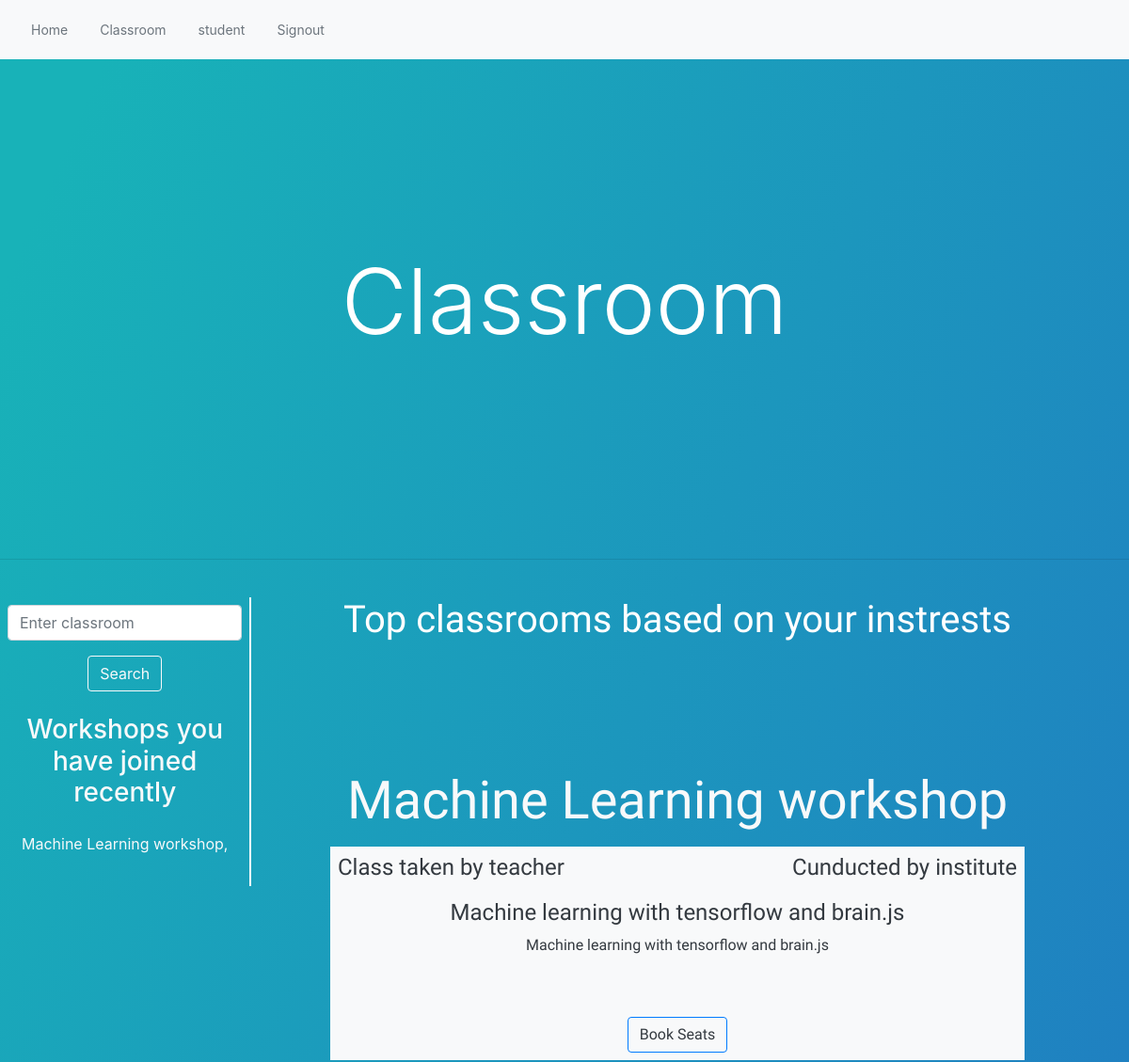
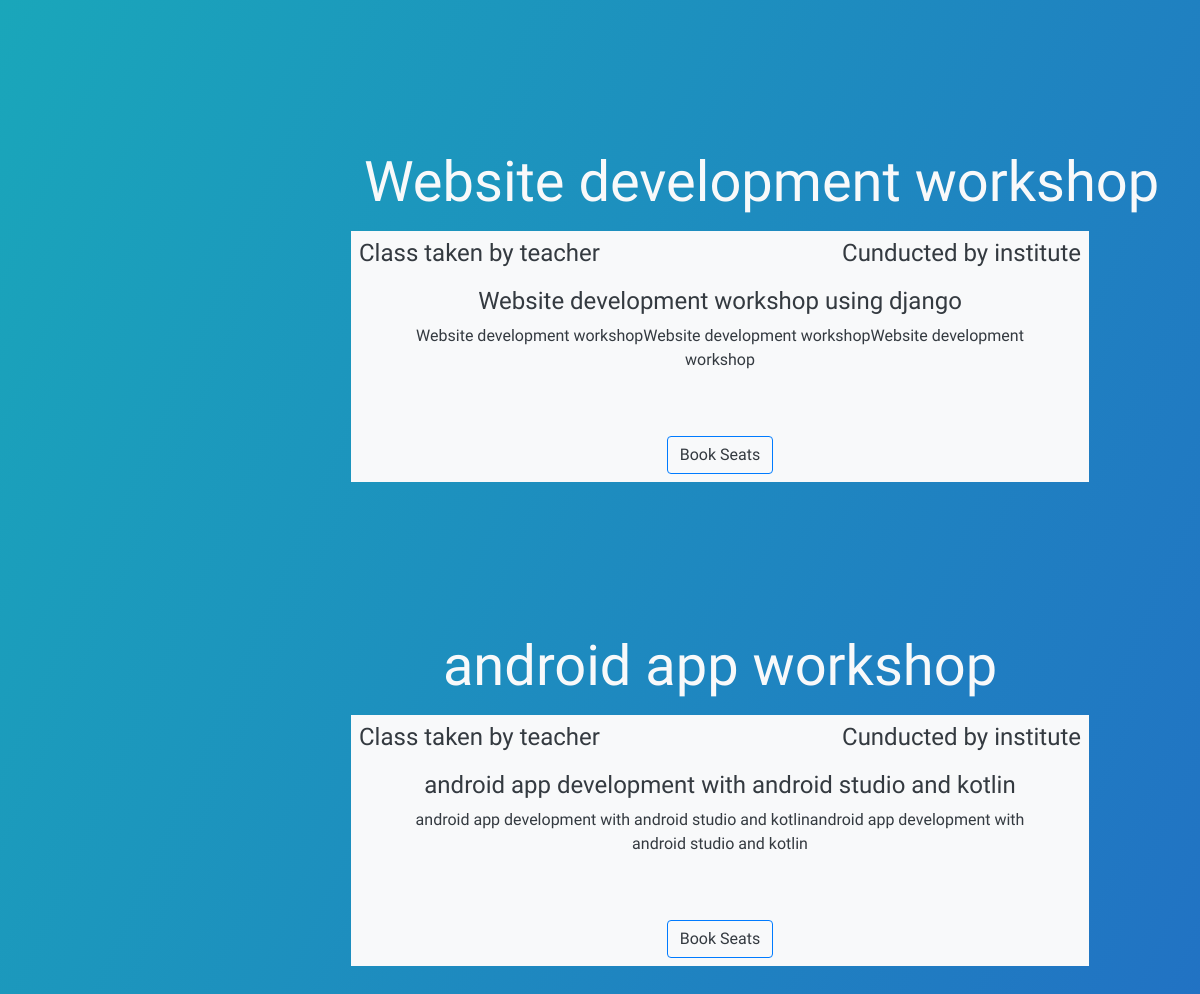
The app's page /classroom/ (signed in) with its own data (2 pictures, top to bottom).
### classroom/models.py (models this page shows, shortened)
class classroomjoin(models.Model):
	classroom = models.ForeignKey(classroom,on_delete=models.CASCADE)
	user = models.ForeignKey(User,on_delete = models.CASCADE)
	def __str__(self):
		return f'{self.classroom.title}'

class classroom(models.Model):
	host = models.ForeignKey(User,on_delete = models.CASCADE)
	teacher = models.ForeignKey(TeacherProfile,on_delete = models.CASCADE)
	title = models.CharField(max_length = 256)
	subtitle = models.CharField(max_length = 257,default='')
	venue = models.TextField(default='youre venue address')
	description = models.TextField()
	fee = models.CharField(max_length=15)
	date_posted = models.DateTimeField(default=timezone.now)
	date_of_class = models.DateTimeField(default=timezone.now)
	additional_info = models.TextField(default='guidelines etc...')

### user/models.py (models this page shows, shortened)
class TeacherProfile(models.Model):
	image = models.ImageField(default='default.png',upload_to='teacher_profile_pics')
	user = models.OneToOneField(User,on_delete = models.CASCADE)
	expertise = models.CharField(max_length=224, choices=subject,default="Your expertise")
	college = models.CharField(max_length=556,choices=colleges,default="Your college")
	video = models.FileField(upload_to = 'teacher_video',null=True)

### classroom/views.py (the view, shortened to what this page needs)
# urls.py: path('', views.classroomhome,name='classroomhome'),
def classroomhome(request):
    return render(request,'classroom/home.html',{'classrooms' : classroom.objects.all().order_by('-date_posted'),'classroomjoin' : classroomjoin.objects.all()})

### templates/classroom/home.html (shortened to what this page needs)
<!DOCTYPE html>
<html>
<head>
</head>
<body>
{%extends "base.html"%}
{%block content%}
	{%include "includes/navbar.html"%}
	<div class="wrap text-center">
		<h1 class="display-1" style="padding-top: 200px;padding-bottom: 200px;">
			Classroom
		</h1>		<hr><br>
		{% if user.studentprofile %}
		<div class="joined float-left" style="width:15%;margin-right: 10px;">
					<aside class="float-left text-light" style="border-right: 2px solid white">
						<div class="search p-2">
							<form method="POST">
                        <fieldset class="form-group">
                            <input type="text" name="srh" class="form-control" placeholder="Enter classroom ">
                        </fieldset>
                        <div class="form-group">
                            <button class="btn btn-outline-light" type="submit">Search</button>
                        </div>
                    </form>
						</div>
						<h3>
						Workshops you have joined recently
					</h3>
						<ul style="list-style: none;padding: 10px;">
							{%for classroomjoin in classroomjoin%}
								{%if classroomjoin.user == user%}
									<li class="btn btn-outline-ligth"><a href="{%url 'detailclassroomview' pk=classroomjoin.classroom.id%}" class="text-light"> {{classroomjoin}}</a>,</li><br>
								{%endif%}
							{%endfor%}
						</ul>
					</aside>
				</div>
		<div class="wrap " style="font-family: 'Open Sans Condensed', sans-serif; width: 80%;float: right;">
			<h1 class="display-5">Top classrooms based on your instrests</h1><br>
			<div class="classrooms" >
				{%for classroom in classrooms%}
					<div class="row  m-5 p-5  text-light">
						<div class="col-12">
							<div class="header"><a href="{%url 'detailclassroomview' pk=classroom.id%}" class="btn ">
								<h1 class="display-4 text-light">
									{{classroom.title}}
								</h1></a>
							</div>
							<div class="bodydata p-2 bg-light text-dark">
								<div class="host ">
										<h4 class="muted float-right">Cunducted by {{classroom.host.username}}</h4>
								</div>
								<div class="teacher ">
										<h4 class="muted float-left">Class taken by {{classroom.teacher.user.username}}</h4>
								</div>
								<div class="description p-5">
									<h4>{{classroom.subtitle}}</h4>
									<p>
										{{classroom.description}}
									</p>
								</div>
								<div class="join">
									<a href="{%url 'joinclassroomview' pk=classroom.id %}" class="btn btn-outline-primary text-dark">Book Seats</a>
								</div>
								</div>
						</div>
					</div>
				{%endfor%}
			</div>
		{% endif %}
		</div>
	</div>
{%endblock%}

### templates/base.html (shortened to what this page needs)
{%  load staticfiles %}
<!DOCTYPE html>
<html>
<head>
	<link rel="stylesheet" href="https://maxcdn.bootstrapcdn.com/bootstrap/4.0.0/css/bootstrap.min.css">
</head>
<body style="">
{%  block content %}
{%  endblock %}
</body>
</html>

### templates/includes/navbar.html (shortened to what this page needs)
<nav class="navbar navbar-expand-lg navbar-primary  bg-light "style="margin-top: -55px;" >
  <div class="collapse navbar-collapse" id="navbarNav">
    <ul class="navbar-nav">
      <li class="nav-item btn btn-sm active ">
        <a class="nav-link disabled" href="{%url 'home'%}">Home</a>
      </li>
      {%if user.is_authenticated%}
      <li class="nav-item btn btn-sm active ">
        <a class="nav-link disabled" href="{%url 'classroomhome'%}">Classroom</a>
      </li>
      <li class="nav-item btn btn-sm active ">
        <a class="nav-link disabled" href="{%url 'profile'%}">{{user.username}}</a>
      </li>
      <li class="nav-item btn btn-sm active ">
        <a class="nav-link disabled" href="{%url 'signout'%}">Signout</a>
      </li>
      {%endif%}
    </ul>
  </div>
</nav>

### templates/base.html (style rules this page uses)
body { padding-top: 55px; background: linear-gradient(114.1501577487deg, #18b2b8 4.9296141814%, #245fc7 97.838894682%) no-repeat; background-size:100% 165%; color: #ffffff; animation-name: back; animation-duration: 50s; animation-iteration-count: infinite; }

### records on screen
classroomjoin: classroom.title "Machine Learning workshop"
classroom: title "Machine Learning workshop", host.username "institute", teacher.user.username "teacher", subtitle "Machine learning with tensorflow and brain.js", description "Machine learning with tensorflow and brain.js"
classroom: title "Website development workshop", host.username "institute", teacher.user.username "teacher", subtitle "Website development workshop using django", description "Website development workshopWebsite development workshopWebsite development workshop"
classroom: title "android app workshop", host.username "institute", teacher.user.username "teacher", subtitle "android app development with android studio and kotlin", description "android app development with android studio and kotlinandroid app development with android studio and kotlin"

### other values on screen
{{ user.username }} "student"
